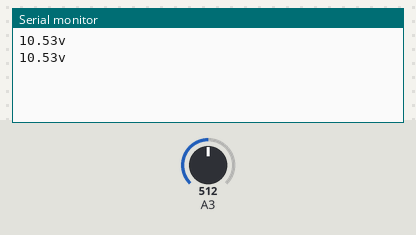
This sketch was run on a simulated Arduino Uno, built with avr-gcc and run on an emulated ATmega328P. Shown: the last lines printed to the serial monitor. The test bench sets the inputs (shaded band); at power-on: A3 = 512.

Above: at 2.2 s.
2.3 s: A3 set to 716
At 3.5 s:
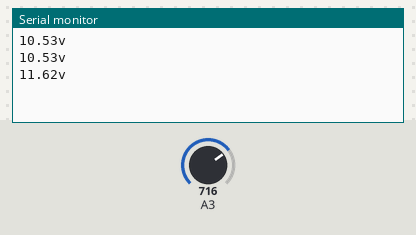
3.8 s: A3 set to 900
At 4.8 s:
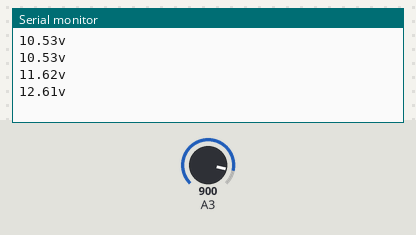
Timing chart, 0 to 6.8 s (numbered marks = the images above; inputs shaded):
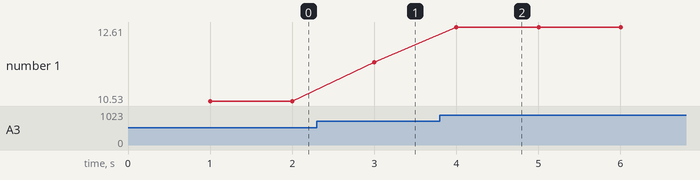

The sketch:

_12v_sensor.ino
```cpp
//David Harbottle
//10-08-15
//voltage level sensor for 12v sealed lead acid battery

double resistor1 = 980.0; //ohms measurement from ohmmeter
double resistor2 = 9830.0; //ohms measurement from ohmmeter
double zenerdiode = 7.74;  //voltage drop across zener diode

void setup() {
  // put your setup code here, to run once:
  Serial.begin(9600);
  delay(1000);
}

void loop() {

  //voltage max: ~13.4V, 1023 limit hit
  //voltage min: ~7.8V, 1-0 limit hit

  //voltage drop on zener diode : ~7.7V
  //voltage divider circuit:

  /***

  v+ (12v sealed lead acid battery)
  |
  |
  D1 (7.74v zener diode)
  |
  |
  R1 (980 Ohm)
  |
  |
  . ---------> <A3] Arduino
  |
  |
  R2 (9830 Ohm)
  |
  |
  __
  V0


  ***/

  //MATHS:


  // read voltage, calculate battery's voltage, print it out
  Serial.print(voltageCalc(analogRead(A3)));
  Serial.println("v");
  delay(1000);
}


// floating point arithmatics
// Arduino does ADC on pin A3 and returns a value from (0-1023)
// but what we need is the recorded voltage, so we re-map it
// to compute the voltage on pin A3
double voltageCalc (int input)
{
  double temp = (map(input, 0, 1023, 0, 500) / 100.0);

  return (0.04 + zenerdiode + temp * ((resistor1 + resistor2) / resistor2));
}
```

Measured:
- after the input at 2.3 s, the serial monitor: prints a new line after 0.70 s (image 1)
- after the input at 3.8 s, the serial monitor: prints a new line after 0.20 s (image 2)
- plotted number 1: 10.53 → 11.62 after the input at 2.3 s, 11.62 → 12.61 after the input at 3.8 s
